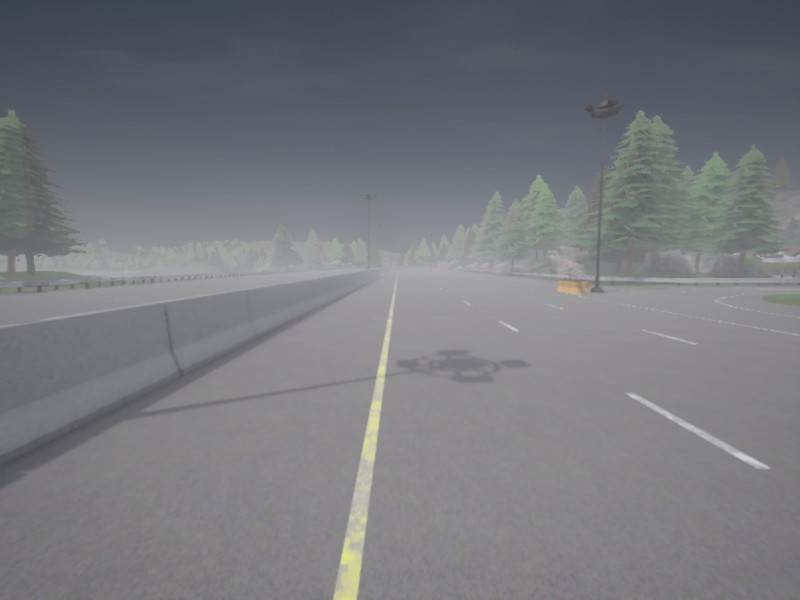
#> input picture Latest_frame.png, 800 x 600 px
$ python -i CarlaCompatible.py   (imports and definitions only)
#> lines starting #> are read from the running program, lines starting #| are printed output that depends on the picture; after the words box and inside, x2 and y2 are one past the last pixel; in counts of white or black regions, pixels touching at a corner belong together
#> further down, picture is the input picture: shape (600, 800, 3); mean B, G, R 125.9, 120.9, 119.4

import cv2
import carla
import numpy as np


class LaneDetectorSlidingWindow:
    def __init__(self):

        self.right_base = 0
        self.left_base = 0
        self.prevlx = []
        self.prevrx = []

        self.width = 640
        self.height = 480

        self.Lower_H = 0
        self.Lower_S = 0
        self.Lower_V = 175
        self.Upper_H = 248
        self.Upper_S = 228
        self.Upper_V = 255

        self.top_left = (270,240)
        self.top_right = (380,240)
        self.bottom_left = (0,472)
        self.bottom_right = (600,472)

        self.window_width = 50

        self.pt1 = np.float32([self.top_left,self.bottom_left,self.top_right,self.bottom_right])
        self.pt2 = np.float32([[0,0],[0,self.height],[self.width,0],[self.width,self.height]])

        self.latest_mask = None
        self.latest_sliding_window = None
        self.latest_result = None


    def add_mask(self, frame):
        hsv_frame = cv2.cvtColor(frame,cv2.COLOR_BGR2HSV)
#> hsv_frame: shape (600, 800, 3); mean H, S, V 116.9, 19.4, 126.8
        lower = np.array([self.Lower_H,self.Lower_S,self.Lower_V])
        upper = np.array([self.Upper_H,self.Upper_S,self.Upper_V])

        mask = cv2.inRange(hsv_frame,lower,upper)
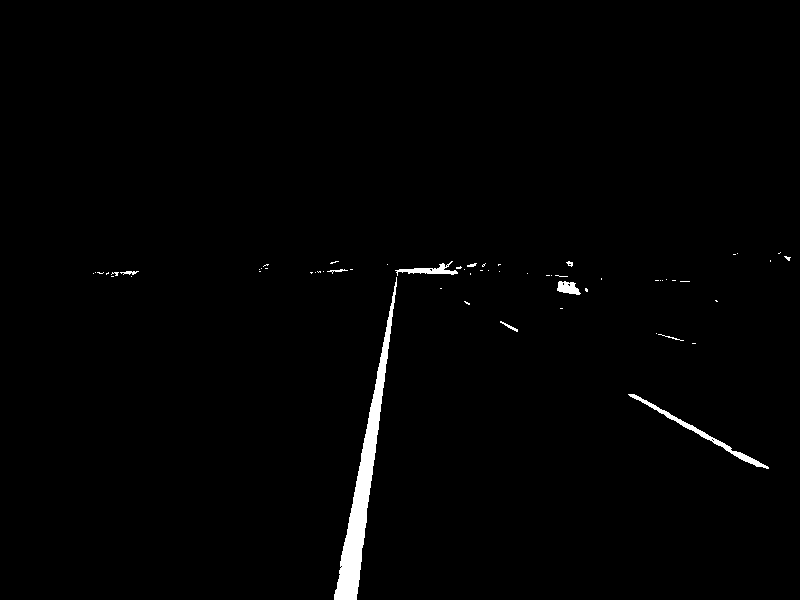
#> mask: shape (600, 800); 1.2% white; 60 white regions (50 under 20 px), largest, box (x1, y1, x2, y2) and area: (334, 277, 397, 600) 3970, (628, 394, 769, 469) 708, (395, 261, 458, 276) 323
        result = cv2.bitwise_and(hsv_frame,hsv_frame,mask = mask)
#> result: shape (600, 800, 3); mean H, S, V 0.6, 0.4, 2.3

        return mask


    # [137 lines left out: functions generate_histogram, get_perspective_transform, get_inversed_perspective_tranform, make_compatible, sliding_window, calculate_offset and 1 more, not called in this run]

>>> import cv2
>>> picture = cv2.imread('Latest_frame.png')
>>> result = LaneDetectorSlidingWindow().add_mask(picture)
